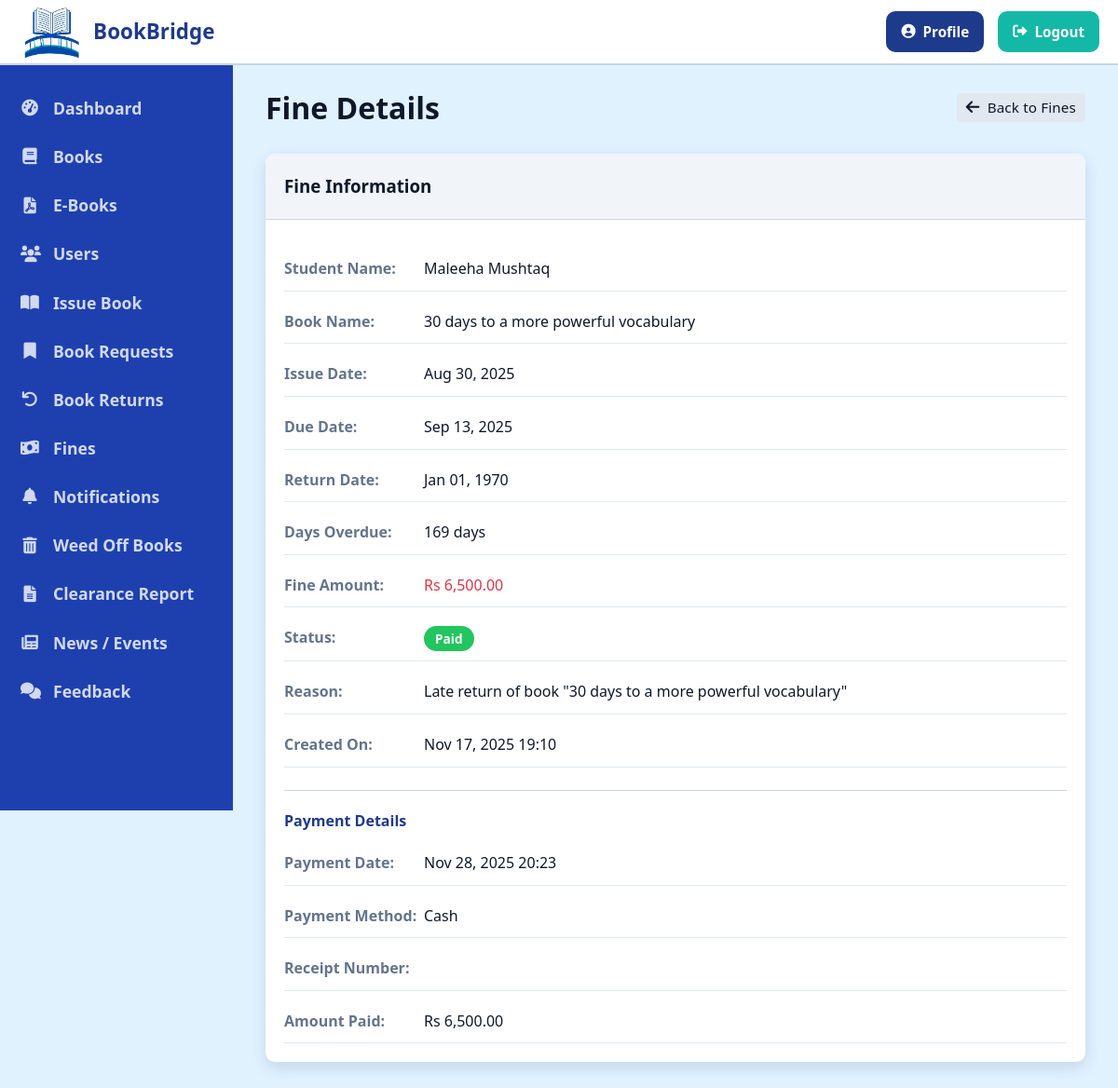
/librarian/fine_details.php?id=70 (signed in), run on the app's committed database.
### tables this page shows
CREATE TABLE `fines` (
  `id` int(11) NOT NULL,
  `issued_book_id` int(11) NOT NULL,
  `user_id` int(11) NOT NULL,
  `amount` decimal(10,2) NOT NULL,
  `reason` text DEFAULT NULL,
  `status` enum('pending','paid') NOT NULL DEFAULT 'pending',
  `created_at` timestamp NOT NULL DEFAULT current_timestamp()
);

CREATE TABLE `users` (
  `id` int(11) NOT NULL,
  `unique_id` varchar(20) DEFAULT NULL,
  `name` varchar(100) NOT NULL,
  `email` varchar(100) NOT NULL,
  `password` varchar(255) NOT NULL,
  `role` enum('librarian','student','faculty') NOT NULL,
  `class` varchar(100) DEFAULT NULL,
  `phone` varchar(20) DEFAULT NULL,
  `address` text DEFAULT NULL,
  `created_at` timestamp NOT NULL DEFAULT current_timestamp(),
  `approval_status` varchar(20) DEFAULT 'pending',
  `approved_at` timestamp NULL DEFAULT NULL,
  `rejected_at` timestamp NULL DEFAULT NULL,
  `email_verified` tinyint(1) DEFAULT 0,
  `email_verification_token` varchar(255) DEFAULT NULL
);

CREATE TABLE `books` (
  `id` int(11) NOT NULL,
  `book_name` varchar(100) DEFAULT NULL,
  `author` varchar(100) DEFAULT NULL,
  `book_no` varchar(20) DEFAULT NULL,
  `publisher` varchar(100) DEFAULT NULL,
  `category` varchar(50) DEFAULT NULL,
  `available_quantity` int(11) NOT NULL DEFAULT 0,
  `total_quantity` int(11) NOT NULL DEFAULT 0,
  `created_at` timestamp NOT NULL DEFAULT current_timestamp(),
  `updated_at` timestamp NOT NULL DEFAULT current_timestamp() ON UPDATE current_timestamp()
);

CREATE TABLE `issued_books` (
  `id` int(11) NOT NULL,
  `book_id` int(11) NOT NULL,
  `user_id` int(11) NOT NULL,
  `issue_date` timestamp NOT NULL DEFAULT current_timestamp(),
  `return_date` date NOT NULL,
  `actual_return_date` date DEFAULT NULL,
  `status` enum('issued','returned','overdue') NOT NULL DEFAULT 'issued',
  `fine_amount` decimal(10,2) DEFAULT 0.00
);

CREATE TABLE `payments` (
  `id` int(11) NOT NULL,
  `fine_id` int(11) NOT NULL,
  `user_id` int(11) NOT NULL,
  `amount` decimal(10,2) NOT NULL,
  `payment_date` timestamp NOT NULL DEFAULT current_timestamp(),
  `payment_method` varchar(50) DEFAULT NULL,
  `receipt_number` varchar(50) DEFAULT NULL,
  `transaction_id` varchar(100) DEFAULT NULL,
  `payment_details` text DEFAULT NULL,
  `payment_status` varchar(50) NOT NULL DEFAULT 'Pending'
);

### librarian/fine_details.php (the view, shortened to what this page needs)
<?php
include_once '../includes/header.php';
$fineId = isset($_GET['id']) ? (int)$_GET['id'] : 0;
$stmt = $conn->prepare("
    SELECT f.*, u.name as user_name, b.book_name as book_name,
           ib.issue_date, ib.return_date, ib.actual_return_date
    FROM fines f
    JOIN issued_books ib ON f.issued_book_id = ib.id
    JOIN books b ON ib.book_id = b.id
    JOIN users u ON f.user_id = u.id
    WHERE f.id = ?
");
$stmt->bind_param("i", $fineId);
$stmt->execute();
$result = $stmt->get_result();
$fine = $result->fetch_assoc();
$payment = null;
if ($fine['status'] == 'paid') {
    $stmt = $conn->prepare("
        SELECT * FROM payments
        WHERE fine_id = ?
        ORDER BY payment_date DESC
        LIMIT 1
    ");
    $stmt->bind_param("i", $fineId);
    $stmt->execute();
    $result = $stmt->get_result();
    if ($result->num_rows > 0) {
        $payment = $result->fetch_assoc();
    }
}
?>
<div class="container">
    <div class="d-flex justify-between align-center mb-4">
        <h1 class="page-title">Fine Details</h1>
        <a href="fines.php" class="btn btn-secondary">
            <i class="fas fa-arrow-left"></i> Back to Fines
        </a>
    </div>
    <div class="card">
        <div class="card-header">
            <h3>Fine Information</h3>
        </div>
        <div class="card-body">
            <div class="info-grid">
                <div class="info-item">
                    <label>Student Name:</label>
                    <span><?php echo htmlspecialchars($fine['user_name']); ?></span>
                </div>
                <div class="info-item">
                    <label>Book Name:</label>
                    <span><?php echo htmlspecialchars($fine['book_name']); ?></span>
                </div>
                <div class="info-item">
                    <label>Issue Date:</label>
                    <span><?php echo date('M d, Y', strtotime($fine['issue_date'])); ?></span>
                </div>
                <div class="info-item">
                    <label>Due Date:</label>
                    <span><?php echo date('M d, Y', strtotime($fine['return_date'])); ?></span>
                </div>
                <div class="info-item">
                    <label>Return Date:</label>
                    <span><?php echo date('M d, Y', strtotime($fine['actual_return_date'])); ?></span>
                </div>
                <div class="info-item">
                    <label>Days Overdue:</label>
                    <span>
                        <?php
                        $dueDate = new DateTime($fine['return_date']);
                        $returnDate = new DateTime($fine['actual_return_date']);
                        $diff = $returnDate->diff($dueDate);
                        echo $diff->days . ' days';
                        ?>
                    </span>
                </div>
                <div class="info-item">
                    <label>Fine Amount:</label>
                    <span class="text-danger">Rs <?php echo number_format($fine['amount'], 2); ?></span>
                </div>
                <div class="info-item">
                    <label>Status:</label>
                    <span>
                        <?php if ($fine['status'] == 'paid'): ?>
                            <span class="badge badge-success">Paid</span>
                        <?php else: ?>
                            <span class="badge badge-warning">Pending</span>
                        <?php endif; ?>
                    </span>
                </div>
                <div class="info-item">
                    <label>Reason:</label>
                    <span><?php echo htmlspecialchars($fine['reason']); ?></span>
                </div>
                <div class="info-item">
                    <label>Created On:</label>
                    <span><?php echo date('M d, Y H:i', strtotime($fine['created_at'])); ?></span>
                </div>
            </div>
            <?php if ($payment): ?>
                <div class="payment-details mt-4">
                    <h4>Payment Details</h4>
                    <div class="info-grid">
                        <div class="info-item">
                            <label>Payment Date:</label>
                            <span><?php echo date('M d, Y H:i', strtotime($payment['payment_date'])); ?></span>
                        </div>
                        <div class="info-item">
                            <label>Payment Method:</label>
                            <span><?php echo ucfirst($payment['payment_method']); ?></span>
                        </div>
                        <div class="info-item">
                            <label>Receipt Number:</label>
                            <span><?php echo htmlspecialchars($payment['receipt_number']); ?></span>
                        </div>
                        <div class="info-item">
                            <label>Amount Paid:</label>
                            <span class="text-success">Rs <?php echo number_format($payment['amount'], 2); ?></span>
                        </div>
                    </div>
                </div>
            <?php endif; ?>
        </div>
    </div>
</div>
<?php include_once '../includes/footer.php'; ?>

### css/style.css (style rules this page uses)
:root { --primary-color: #1E3A8A; --primary-light: #3B82F6; --primary-dark: #1E40AF; --secondary-color: #E0F2FE; --accent-color: #14B8A6; --success-color: #22C55E; --warning-color: #F59E0B; --danger-color: #EF4444; --text-color: #0F172A; --text-light: #64748B; --white: #FFFFFF; --gray-100: #F1F5F9; --gray-200: #E2E8F0; --gray-300: #CBD5E1; --gray-400: #94A3B8; --gray-500: #64748B; --border-radius: 10px; --box-shadow: 0 6px 16px rgba(30, 58, 138, 0.15); --transition: all 0.3s ease-in-out; }
* { margin: 0; padding: 0; box-sizing: border-box; }
body { font-family: 'Segoe UI', Tahoma, Geneva, Verdana, sans-serif; line-height: 1.6; color: var(--text-color); background-color: var(--secondary-color); }
a { text-decoration: none; color: var(--primary-color); transition: var(--transition); }
.container { width: 100%; max-width: 1200px; margin: 0 auto; padding: 0 15px; }
.d-flex { display: flex; }
.justify-between { justify-content: space-between; }
.align-center { align-items: center; }
.btn { display: inline-flex; align-items: center; justify-content: center; padding: 10px 20px; border: none; border-radius: var(--border-radius); cursor: pointer; font-weight: 500; transition: var(--transition); text-align: center; gap: 8px; font-size: 0.95em; line-height: 1.4; letter-spacing: 0.01em; white-space: nowrap; }
.btn i { font-size: 1.1em; }
.btn-secondary { background-color: var(--gray-200); color: var(--text-color); }
.card { background-color: var(--white); border-radius: var(--border-radius); box-shadow: var(--box-shadow); margin-bottom: 20px; overflow: hidden; transition: var(--transition); }
.card-header { padding: 20px; border-bottom: 1px solid var(--gray-300); background-color: var(--gray-100); font-weight: 600; display: flex; justify-content: space-between; align-items: center; flex-wrap: wrap; gap: 10px; }
.card-body { padding: 20px; }
.badge { display: inline-flex; align-items: center; padding: 4px 12px; border-radius: 50px; font-size: 0.85em; font-weight: 600; line-height: 1.4; white-space: nowrap; }
.badge-success { background-color: var(--success-color); color: var(--white); }
.mt-4 { margin-top: 1.5rem; }
.mb-4 { margin-bottom: 1.5rem; }
.btn { padding: 5px 10px; border-radius: 4px; cursor: pointer; }

### css/dashboard.css (style rules this page uses)
.text-danger { color: #dc3545 !important; }

### librarian/fine_details.php (style rules this page uses)
.info-grid { display: grid; gap: 20px; margin-top: 20px; }
.info-item { display: flex; border-bottom: 1px solid var(--gray-200); padding-bottom: 10px; }
.info-item label { font-weight: 600; width: 150px; color: var(--text-light); }
.info-item span { flex: 1; }
.payment-details { margin-top: 30px; padding-top: 20px; border-top: 1px solid var(--gray-300); }
.payment-details h4 { margin-bottom: 20px; color: var(--primary-color); }
.mt-4 { margin-top: 1.5rem; }

### data on the page
fines: user.name "Maleeha Mushtaq", books.book_name "30 days to a more powerful vocabulary", issued_book.issue_date "Aug 30, 2025", issued_book.return_date "Sep 13, 2025", issued_book.actual_return_date "Jan 01, 1970", issued_book.return_date "169", amount "6,500.00", reason "Late return of book \"30 days to a more powerful vocabulary\"", created_at "Nov 17, 2025 19:10"
payments: payment_date "Nov 28, 2025 20:23", payment_method "Cash", amount "6,500.00"
